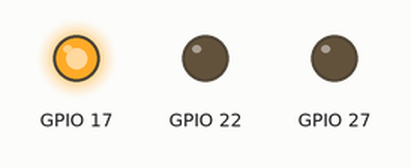
Simulated run of this program. Board: Raspberry Pi (BCM pin numbers). Shown: output pins drawn as LEDs (lit = HIGH). Random numbers come from a fixed seed; the clock reads 2024-03-15 10:24:30 at power-on unless the program sets it.

Above: at 0.1 s.
At 4.6 s:
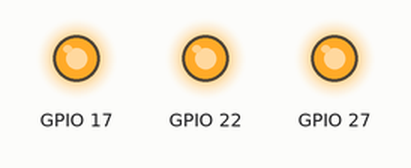
At 13.6 s:
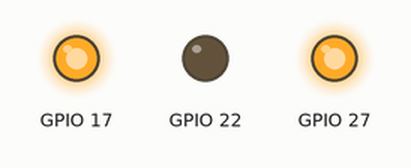
At 19.6 s:
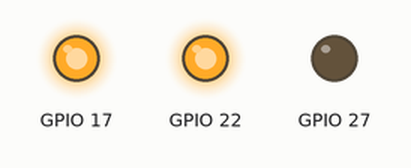
At 25.1 s:
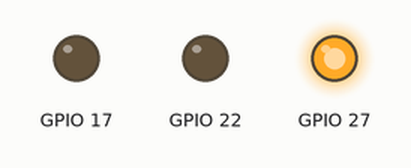
At 37.6 s:
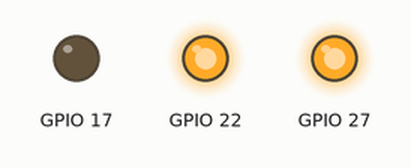
Timing chart, 0 to 40.0 s (numbered marks = the images above):
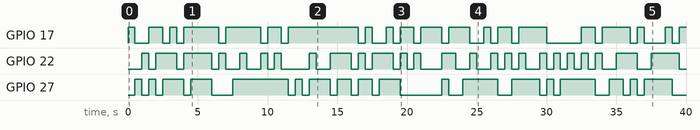

Measured:
- by itself, GPIO 17: LOW → HIGH at 0.00 s, → LOW 0.50 s later, → HIGH 1.0 s later, → LOW 1.0 s later, … (39 changes in this stretch)
- by itself, GPIO 22: LOW → HIGH at 1.0 s, → LOW 0.50 s later, → HIGH 0.50 s later, → LOW 1.5 s later, … (50 changes in this stretch)
- by itself, GPIO 27: LOW → HIGH at 0.50 s, → LOW 0.50 s later, → HIGH 0.50 s later, → LOW 0.50 s later, … (36 changes in this stretch)

The program:

diode.py
```python
__author__ = 'Boris Polyanskiy'

from random import choice

import RPi.GPIO as GPIO


class RgbDiode(object):
    def __init__(self, r_pin, g_pin, b_pin):
        self.__r_pin = r_pin
        self.__g_pin = g_pin
        self.__b_pin = b_pin
        self.pins = (self.r_pin, self.g_pin, self.b_pin)
        if len(set(self.pins)) != 3:
            raise ValueError('Pins must be different!')
        for pin in self.pins:
            GPIO.setup(pin, GPIO.OUT)
        self.turn_off()

    # def __call__(self, *args, **kwargs):
    #     self.switch_random_color()

    def __del__(self):
        self.turn_off()
        GPIO.cleanup(self.pins)

    @property
    def colors(self):
        return self.red, self.green, self.blue, self.yellow, self.magenta, self.cyan, self.white

    def switch_random_color(self):
        choice(self.colors)()

    def get_current_color(self):
        color_bin = self.to_bin(*[GPIO.input(pin) for pin in self.pins])
        return color_bin

    @staticmethod
    def to_bin(*args):
        result = 0
        for counter, signal in enumerate(reversed(args)):
            result += signal * (2 ** counter)
        return bin(result)[1:]

    def turn_off(self):
        GPIO.output(self.pins, GPIO.LOW)

    def red(self):
        GPIO.output(self.r_pin, GPIO.HIGH)
        GPIO.output((self.g_pin, self.b_pin), GPIO.LOW)

    def green(self):
        GPIO.output(self.g_pin, GPIO.HIGH)
        GPIO.output((self.r_pin, self.b_pin), GPIO.LOW)

    def blue(self):
        GPIO.output(self.b_pin, GPIO.HIGH)
        GPIO.output((self.r_pin, self.g_pin), GPIO.LOW)

    def yellow(self):
        GPIO.output((self.r_pin, self.g_pin), GPIO.HIGH)
        GPIO.output(self.b_pin, GPIO.LOW)

    def magenta(self):
        GPIO.output((self.r_pin, self.b_pin), GPIO.HIGH)
        GPIO.output(self.g_pin, GPIO.LOW)

    def cyan(self):
        GPIO.output((self.g_pin, self.b_pin), GPIO.HIGH)
        GPIO.output(self.r_pin, GPIO.LOW)

    def white(self):
        GPIO.output(self.pins, GPIO.HIGH)

    @property
    def r_pin(self):
        return self.__r_pin

    @property
    def g_pin(self):
        return self.__g_pin

    @property
    def b_pin(self):
        return self.__b_pin


if __name__ == '__main__':
    from time import sleep, time
    GPIO.setmode(GPIO.BCM)
    diode = RgbDiode(17, 27, 22)
    for color in diode.colors:
        color()
        sleep(0.5)
    start_time = time()
    run_time = 120
    while start_time + run_time > time():
        try:
            diode.switch_random_color()
            sleep(0.5)
        except KeyboardInterrupt:
            break
    for color in reversed(diode.colors):
        color()
        sleep(0.5)
    diode.turn_off()
```
